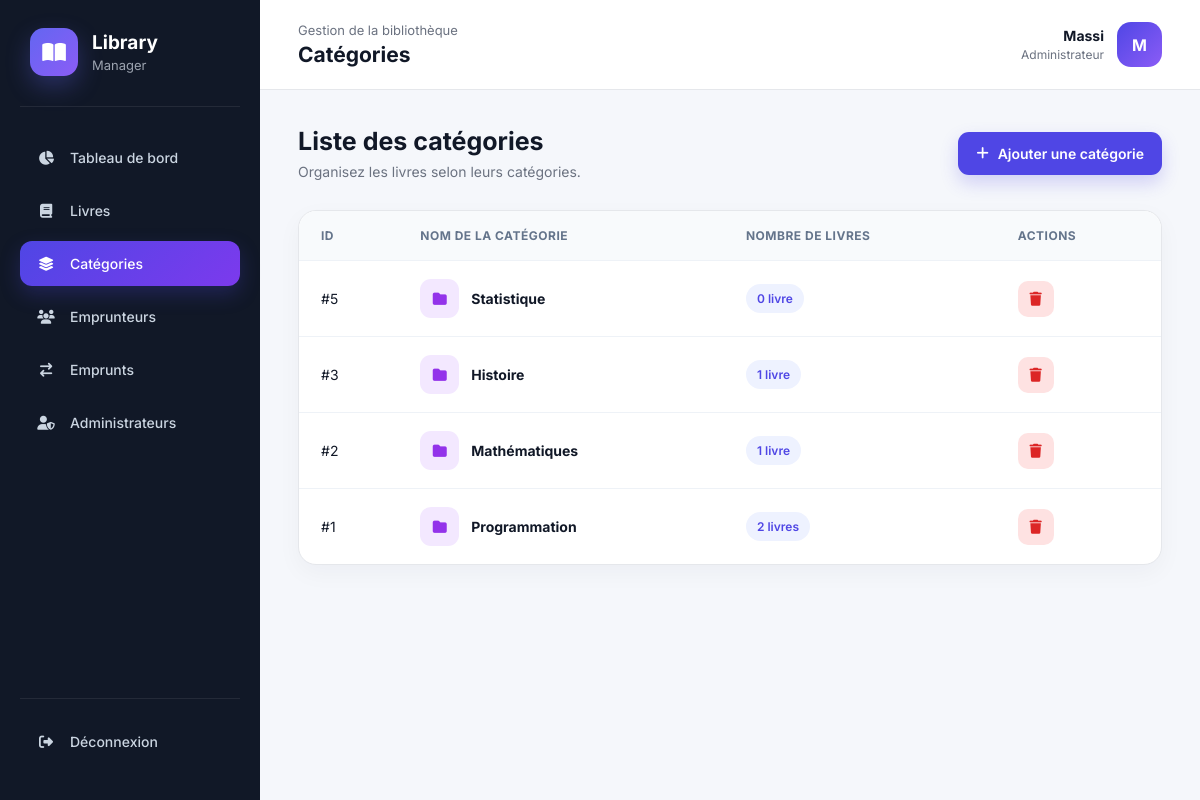
The page /categories/index.php (signed in) on the database its author committed.
### tables this page shows
CREATE TABLE IF NOT EXISTS `categories` (
  `id` int NOT NULL AUTO_INCREMENT,
  `nom` varchar(100) NOT NULL,
  PRIMARY KEY (`id`)
);

### categories/index.php (the view, shortened to what this page needs)
<?php
require_once '../config/db.php';
$categories = $pdo->query("
    SELECT
        categories.id,
        categories.nom,
        COUNT(books.id) AS nombre_livres
    FROM categories
    LEFT JOIN books
        ON books.id_category = categories.id
    GROUP BY categories.id, categories.nom
    ORDER BY categories.id DESC
")->fetchAll(PDO::FETCH_ASSOC);
?>
<!DOCTYPE html>
<html lang="fr">
<head>
    <link
        rel="stylesheet"
        href="https://cdnjs.cloudflare.com/ajax/libs/font-awesome/6.5.1/css/all.min.css"
    >
    <link
        rel="stylesheet"
        href="../assets/css/style.css"
    >
</head>
<body class="dashboard-page">
    <aside class="sidebar">
        <div class="logo">
            <div class="logo-icon">
                <i class="fa-solid fa-book-open"></i>
            </div>
            <div>
                <h2>Library</h2>
                <span>Manager</span>
            </div>
        </div>
        <nav class="sidebar-menu">
            <a href="../dashboard.php">
                <i class="fa-solid fa-chart-pie"></i>
                <span>Tableau de bord</span>
            </a>
            <a href="../books/index.php">
                <i class="fa-solid fa-book"></i>
                <span>Livres</span>
            </a>
            <a href="index.php" class="active">
                <i class="fa-solid fa-layer-group"></i>
                <span>Catégories</span>
            </a>
              <a href="../borrowers/index.php">
    <i class="fa-solid fa-users"></i>
    <span>Emprunteurs</span>
</a>
<a href="../loans/index.php">
    <i class="fa-solid fa-arrow-right-arrow-left"></i>
    <span>Emprunts</span>
</a>
<a href="../admins/index.php">
    <i class="fa-solid fa-user-shield"></i>
    <span>Administrateurs</span>
</a>
        </nav>
        <div class="sidebar-footer">
            <a href="../logout.php">
                <i class="fa-solid fa-right-from-bracket"></i>
                <span>Déconnexion</span>
            </a>
        </div>
    </aside>
    <main class="dashboard-main">
        <header class="dashboard-header">
            <div>
                <p class="welcome-text">Gestion de la bibliothèque</p>
                <h1>Catégories</h1>
            </div>
            <div class="profile">
                <div class="profile-text">
                    <strong>
                        <?= htmlspecialchars($_SESSION['admin_nom']) ?>
                    </strong>
                    <span>Administrateur</span>
                </div>
                <div class="profile-avatar">
                    <?= strtoupper(
                        substr($_SESSION['admin_nom'], 0, 1)
                    ) ?>
                </div>
            </div>
        </header>
        <section class="dashboard-content">
            <div class="page-title">
                <div>
                    <h2>Liste des catégories</h2>
                    <p>
                        Organisez les livres selon leurs catégories.
                    </p>
                </div>
                <a
                    href="add.php"
                    class="add-book-button"
                >
                    <i class="fa-solid fa-plus"></i>
                    Ajouter une catégorie
                </a>
            </div>
            <div class="table-card">
                <?php if (count($categories) > 0): ?>
                    <div class="table-responsive">
                        <table class="modern-table">
                            <thead>
                                <tr>
                                    <th>ID</th>
                                    <th>Nom de la catégorie</th>
                                    <th>Nombre de livres</th>
                                    <th>Actions</th>
                                </tr>
                            </thead>
                            <tbody>
                                <?php foreach ($categories as $category): ?>
                                    <tr>
                                        <td>
                                            #<?= $category['id'] ?>
                                        </td>
                                        <td>
                                            <div class="category-name">
                                                <div class="category-small-icon">
                                                    <i class="fa-solid fa-folder"></i>
                                                </div>
                                                <strong>
                                                    <?= htmlspecialchars(
                                                        $category['nom']
                                                    ) ?>
                                                </strong>
                                            </div>
                                        </td>
                                        <td>
                                            <span class="number-badge">
                                                <?= $category['nombre_livres'] ?>
                                                livre<?= $category['nombre_livres'] > 1
                                                    ? 's'
                                                    : ''
                                                ?>
                                            </span>
                                        </td>
                                        <td>
                                            <a
                                                href="index.php?delete=<?= $category['id'] ?>"
                                                class="action-button delete-button"
                                                onclick="return confirm(
                                                    'Voulez-vous vraiment supprimer cette catégorie ?'
                                                )"
                                                title="Supprimer"
                                            >
                                                <i class="fa-solid fa-trash"></i>
                                            </a>
                                        </td>
                                    </tr>
                                <?php endforeach; ?>
                            </tbody>
                        </table>
                    </div>
                <?php endif; ?>
            </div>
        </section>
    </main>
</body>
</html>

### assets/css/style.css (style rules this page uses)
* { margin: 0; padding: 0; box-sizing: border-box; }
:root { --primary: #4f46e5; --primary-dark: #3730a3; --sidebar: #111827; --sidebar-light: #1f2937; --background: #f5f7fb; --white: #ffffff; --text: #111827; --muted: #6b7280; --border: #e5e7eb; }
body { font-family: 'Inter', sans-serif; color: var(--text); background: var(--background); }
.dashboard-page { display: flex; min-height: 100vh; }
.sidebar { width: 260px; min-height: 100vh; background: var(--sidebar); padding: 28px 20px; position: fixed; left: 0; top: 0; display: flex; flex-direction: column; }
.logo { display: flex; align-items: center; gap: 14px; padding: 0 10px 30px; border-bottom: 1px solid rgba(255, 255, 255, 0.08); }
.logo-icon { width: 48px; height: 48px; border-radius: 14px; background: linear-gradient(135deg, #6366f1, #8b5cf6); color: white; display: flex; align-items: center; justify-content: center; font-size: 21px; box-shadow: 0 10px 25px rgba(99, 102, 241, 0.3); }
.logo h2 { color: white; font-size: 19px; }
.logo span { color: #9ca3af; font-size: 13px; }
.sidebar-menu { margin-top: 28px; }
.sidebar-menu a, .sidebar-footer a { display: flex; align-items: center; gap: 14px; color: #cbd5e1; text-decoration: none; padding: 14px 16px; margin-bottom: 8px; border-radius: 12px; transition: 0.25s; font-size: 14px; font-weight: 500; }
.sidebar-menu a i, .sidebar-footer a i { width: 20px; text-align: center; }
.sidebar-menu a.active { background: linear-gradient(135deg, #4f46e5, #7c3aed); color: white; box-shadow: 0 8px 20px rgba(79, 70, 229, 0.25); }
.sidebar-footer { margin-top: auto; border-top: 1px solid rgba(255, 255, 255, 0.08); padding-top: 20px; }
.dashboard-main { width: calc(100% - 260px); margin-left: 260px; }
.dashboard-header { height: 90px; background: white; display: flex; justify-content: space-between; align-items: center; padding: 0 38px; border-bottom: 1px solid var(--border); }
.welcome-text { color: var(--muted); font-size: 13px; margin-bottom: 4px; }
.dashboard-header h1 { font-size: 21px; }
.profile { display: flex; align-items: center; gap: 13px; }
.profile-text { display: flex; flex-direction: column; text-align: right; }
.profile-text strong { font-size: 14px; }
.profile-text span { color: var(--muted); font-size: 12px; margin-top: 3px; }
.profile-avatar { width: 45px; height: 45px; border-radius: 14px; background: linear-gradient(135deg, #4f46e5, #8b5cf6); color: white; display: flex; align-items: center; justify-content: center; font-weight: 700; }
.dashboard-content { padding: 36px 38px; }
.page-title { display: flex; justify-content: space-between; align-items: center; margin-bottom: 30px; }
.page-title h2 { font-size: 25px; margin-bottom: 7px; }
.page-title p { color: var(--muted); font-size: 14px; }
.add-book-button { display: flex; align-items: center; gap: 9px; background: var(--primary); color: white; text-decoration: none; padding: 13px 18px; border-radius: 11px; font-size: 14px; font-weight: 600; box-shadow: 0 8px 18px rgba(79, 70, 229, 0.22); transition: 0.25s; }
.table-card, .form-card { background: white; border: 1px solid var(--border); border-radius: 18px; box-shadow: 0 8px 25px rgba(15, 23, 42, 0.04); }
.table-responsive { overflow-x: auto; }
.modern-table { width: 100%; border-collapse: collapse; }
.modern-table th { padding: 17px 22px; background: #f8fafc; color: #64748b; text-align: left; font-size: 12px; text-transform: uppercase; letter-spacing: 0.5px; }
.modern-table th:first-child { border-radius: 18px 0 0 0; }
.modern-table th:last-child { border-radius: 0 18px 0 0; }
.modern-table td { padding: 18px 22px; border-top: 1px solid #eef2f7; font-size: 14px; }
.modern-table tbody tr { transition: 0.2s; }
.category-name { display: flex; align-items: center; gap: 12px; }
.category-small-icon { width: 39px; height: 39px; border-radius: 11px; display: flex; align-items: center; justify-content: center; background: #f3e8ff; color: #9333ea; }
.number-badge { display: inline-block; padding: 7px 11px; border-radius: 20px; background: #eef2ff; color: #4f46e5; font-size: 12px; font-weight: 600; }
.action-button { width: 36px; height: 36px; display: inline-flex; align-items: center; justify-content: center; border-radius: 10px; text-decoration: none; transition: 0.2s; }
.delete-button { background: #fee2e2; color: #dc2626; }

### rows shown on the page
categories: id "5", nom "Statistique", nombre_livres "0"
categories: id "3", nom "Histoire", nombre_livres "1"
categories: id "2", nom "Mathématiques", nombre_livres "1"
categories: id "1", nom "Programmation", nombre_livres "2"

### other values the page prints
$_SESSION['admin_nom'] "Massi"
substr($_SESSION['admin_nom'], 0, 1) "M"
